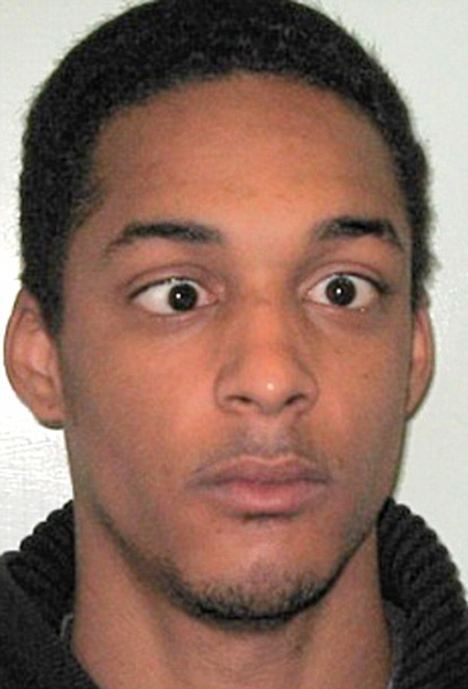
%> input picture 10.jpg, 468 x 689 px
$ octave --eval "main;"   (GNU Octave 9; MATLAB toolbox functions it lacks are replaced by stand-ins)
%> lines starting %> are read from the running program, lines starting %| are printed output that depends on the picture; in (x1, y1, x2, y2) boxes, pixels count from 0 and x2, y2 are one past the last pixel; in counts of white or black regions, pixels touching at a corner belong together; the program's own positions count from 1
function main
clear all;close all;clc;

%% Getting image
img = imread('10.jpg');
%> img is the input picture: size 689x468x3 uint8; mean R, G, B 139.6, 108.3, 95

% Setting parameters
angW = 45;  % Predifined viewing field

%% Detecting human face
faceDetector = vision.CascadeObjectDetector;
bboxes = step(faceDetector, img);
%> bboxes = [65 149 382 382]
IFaces = insertObjectAnnotation(img, 'rectangle', bboxes, 'Face');
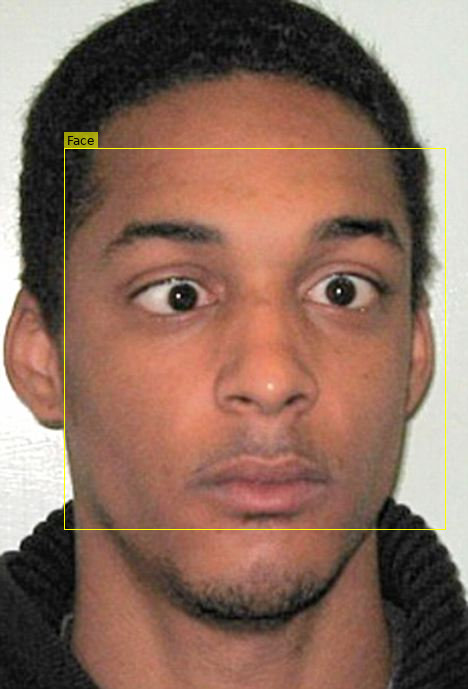
%> IFaces: size 689x468x3 uint8; 0.64% of pixels changed, all inside (x1, y1, x2, y2) = (64, 132, 446, 530)
figure, imshow(IFaces), title('Detected faces');

%% Extracting human eyes
figure(2);imshow(img);hold on
[m,n,s] = size(img);    % Size of image
%> m = 689; n = 468; s = 3
cn = 0;                 % The sequence number of eyes
for i=1:size(bboxes,1)
    % The current box for human face
    bb = bboxes(i,:);
    % Generating mask
    bw = false(m,n);
    bw(bb(2):bb(2)+bb(4), bb(1):bb(1)+bb(3)) = true;
    % Enlarge some parts of image
    se = strel('square',10);
    bw = imdilate(bw,se);
    % Extracting the current human face
    img2 = img;
    if size(img,3) == 3
        img2 = rgb2gray(img);
    end
    img2(~bw) = 0;
    % Extracting the coordinates of human face characteristics
    data = detectEye(img2);
% [95 lines not run here, left out]
function [r,c] = extractEyeball(bw,img2)

r = [];
c = [];

bw = bwconvhull(bw);
[rows,cols] = find(bw);
r1 = min(rows);
bw(1:r1+5,:) = false;
img3 = img2;
img3(~bw) = 255;
bw = img3<20;

[label,num] = bwlabel(bw,8);
sts = regionprops(label,'Area','Centroid');
[y,idx] = sort(cat(1,sts.Area),'descend');
xy = sts(idx).Centroid;

r = xy(2);
c = xy(1);

figure;imshow(bw);drawnow;

end

%% detecting human eyes
function [data] = detectEye(img)

data = [];

% Loading ASM model
addpath('.\model');
S = load('model_param.mat');
Model = S.Model;
pc_version = computer();
if(strcmp(pc_version,'PCWIN')) % currently the code just supports windows OS
    addpath('.\face_detect_64');
    addpath('.\mex_64');
elseif(strcmp(pc_version, 'PCWIN64'))
    addpath('.\face_detect_64');
    addpath('.\mex_64');
end
Model.frontalL = @(X) Select(X, Model.frontal_landmark);
Model.leftL = @(X) Select(X, Model.left_landmark);
Model.rightL = @(X) Select(X, Model.right_landmark);

% Detecting the labels of human face
[shape, pglobal, visible] = faceAlign(img, Model, [], 1);
if(~isempty(shape))
    % Changing into xy coordinates
    data = reshape(shape,Model.nPts,2);
end

end
%> the loop in main, `for i=1:size(bboxes,1)` made 1 pass
%> (bb, se, pc_version in detectEye) on pass 1: ([65 149 382 382], {Dimensionality 2}, 'x86_64-pc-linux-gnu')
%> pass 1, in main, `bw = imdilate(bw,se);`:
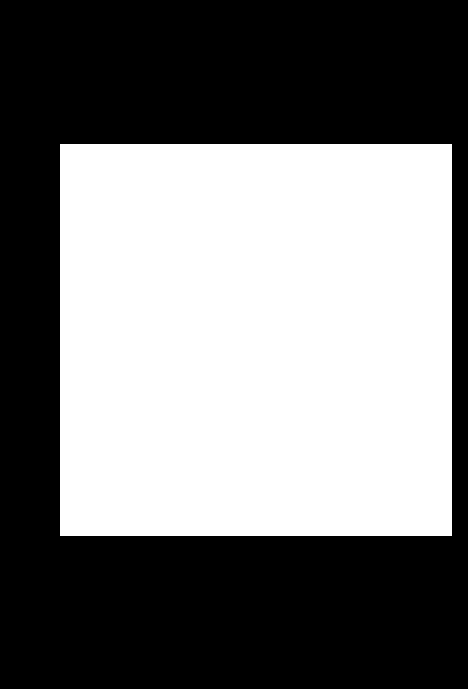
%> bw: size 689x468 logical; 47.7% white; 1 white region, box (x1, y1, x2, y2) and area: (60, 144, 452, 536) 153664
%> pass 1, in main, `img2 = rgb2gray(img);`:
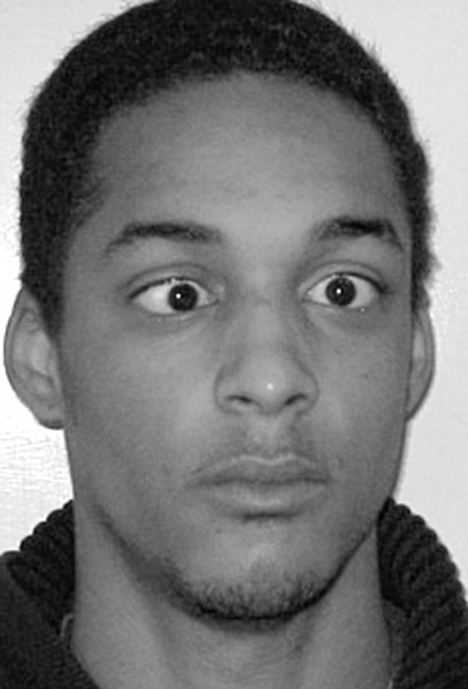
%> img2: size 689x468 uint8; min 0, max 255, mean 116.2
%> (the run ends here)
